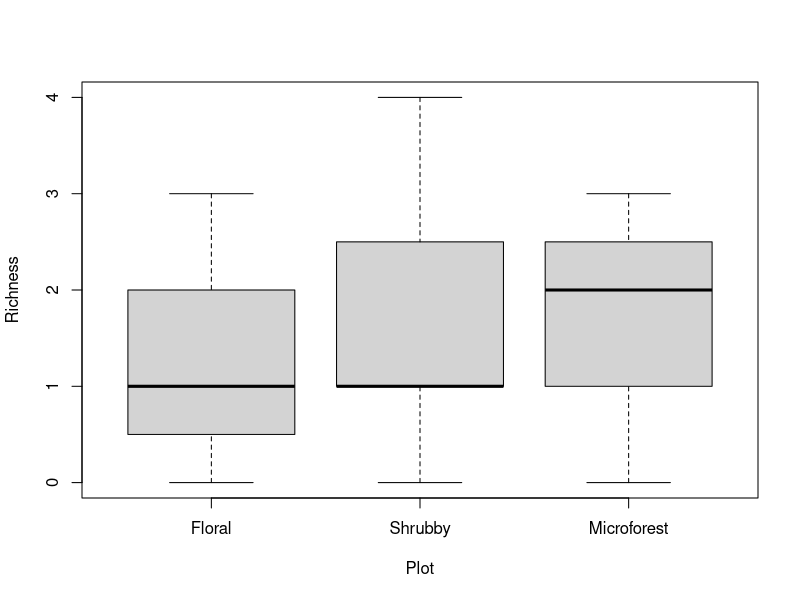
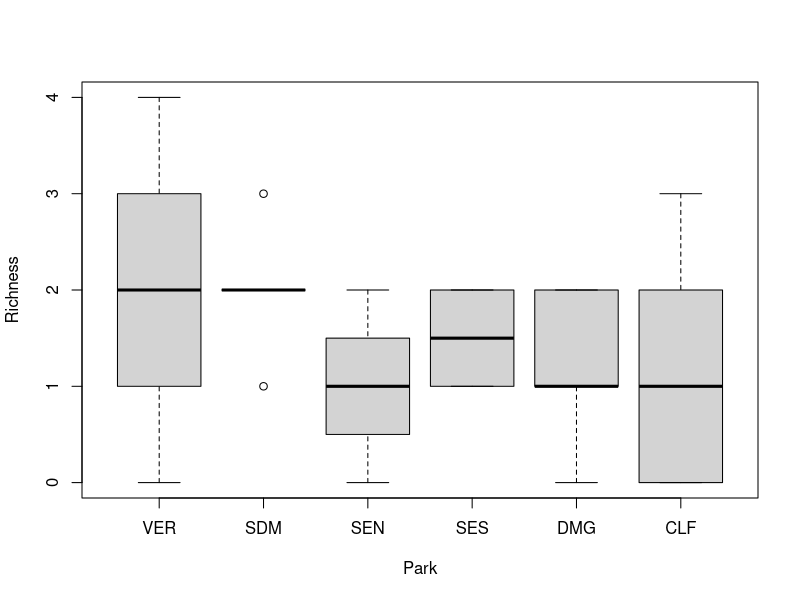
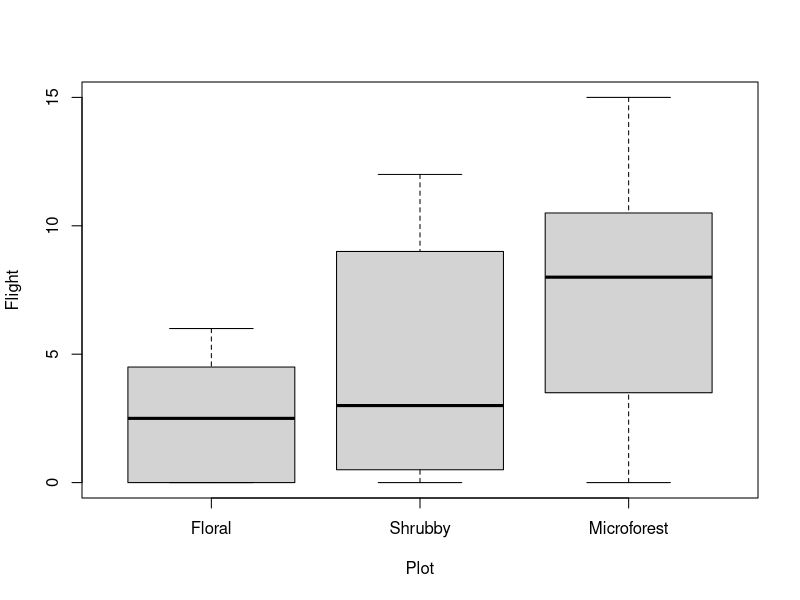
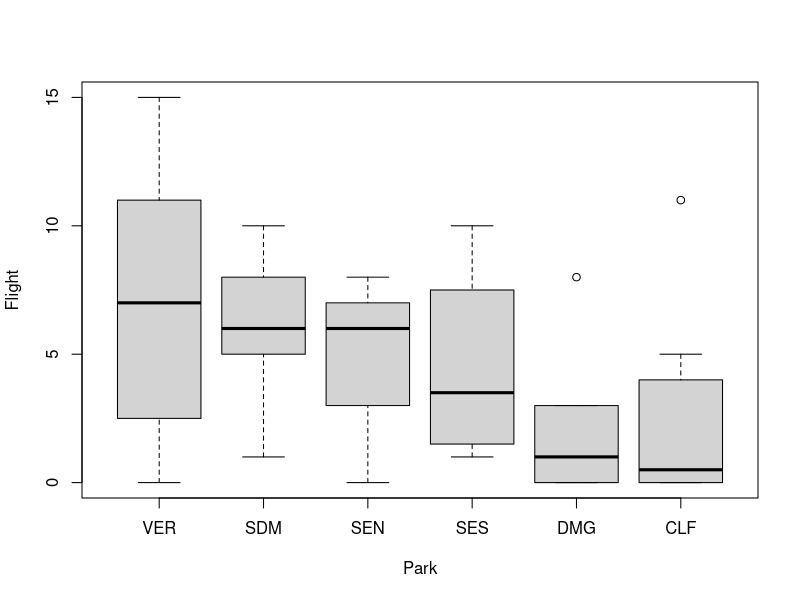
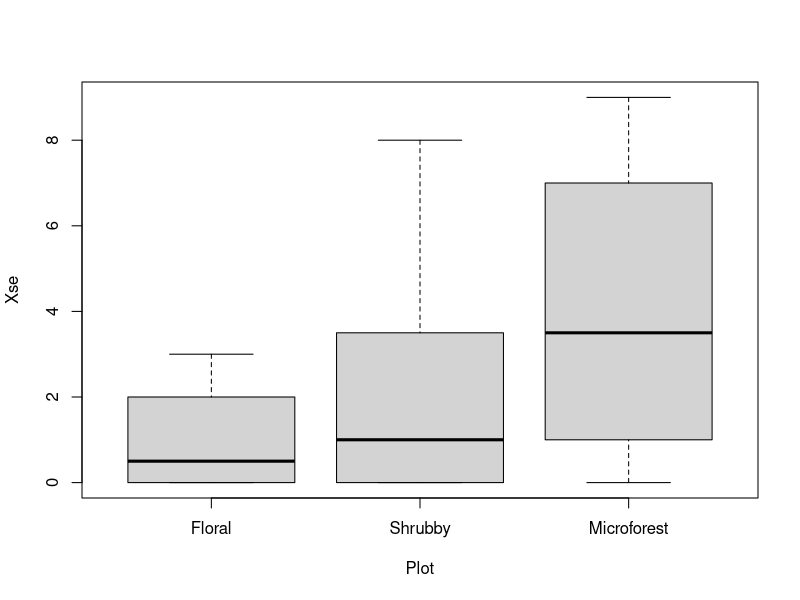
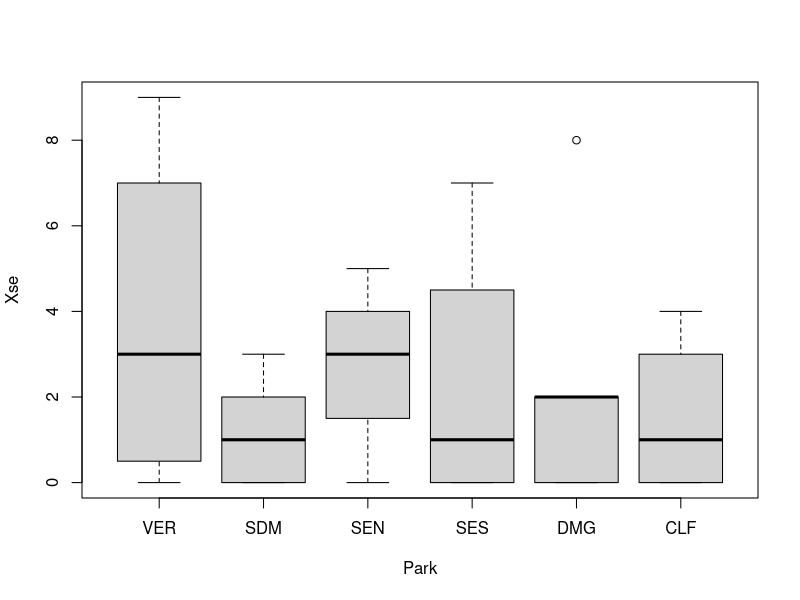
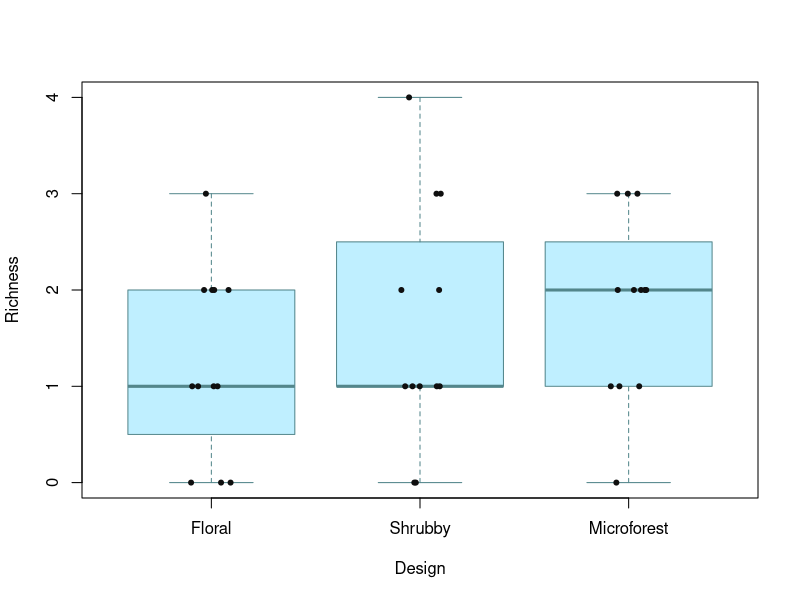

Recreate these plots in R, in order. (Note: this script raises an error after producing the figures.)
library(readxl)

X490_Richness <- read_excel("input/490_Richness.xlsx")

View(X490_Richness)

#set up our data frame(not necessary)
Richness <- X490_Richness$`Pooled Richness`

Park<- X490_Richness$`Park`

Plot <- X490_Richness$`Plot Type`

data <- data.frame(Plot, Richness, Park)

data

#Reorder groups
data$Park <- factor(data$Park, levels = c("VER", "SDM", "SEN", "SES", "DMG", "CLF"))
data$Plot <- factor(data$Plot, levels = c("Floral", "Shrubby", "Microforest"))

#this model includes both 
modl <- aov(Richness ~ Plot + Park, data = data)

summary(modl)

modl
# We have our p-value for richness

#Shapiro-Wilk normality test
shapiro.test(modl$residuals)

#Levene's test of homoscedacity
library(car)

leveneTest(Richness ~ Plot, data=data)
leveneTest(Richness ~ Park, data=data)

#Outliers
boxplot(Richness ~ Plot, data = data)
boxplot(Richness ~ Park, data = data)

# Now on to activity

activity <- read_excel("input/490_Activity.xlsx")
activity

#Reorganize our data into easier names to follow
Park <- activity$Park

Park

Plot <- activity$`Plot Type`

Plot

Flight <- activity$Flight

Flight

Xse <- activity$`Plot Use`

Xse

#Now to create a data frame
bhav <- data.frame(Park, Plot, Flight, Xse)
bhav

#Reorder groups
bhav$Park <- factor(bhav$Park, levels = c("VER", "SDM", "SEN", "SES", "DMG", "CLF"))

bhav$Plot <- factor(bhav$Plot, levels = c("Floral", "Shrubby", "Microforest"))

#Testing the activity of flight within parks and plots
wings <- aov(Flight ~ Plot + Park, data = bhav)

summary(wings)

#If residuals needed run this line
wings

#Shapiro-Wilk normality test
shapiro.test(wings$residuals)

#Levene's test of homoscedacity
library(car)

leveneTest(Flight ~ Plot, data=data)
leveneTest(Flight ~ Park, data=data)

#Outliers
boxplot(Flight ~ Plot, data = data)
boxplot(Flight ~ Park, data = data)

#Testing the activity of plot usage within the parks and plots
Plant <- aov(Xse ~ Plot + Park, data= bhav)

summary(Plant)

#If residuals needed run this line
Plant

#Shapiro-Wilk normality test
shapiro.test(Plant$residuals)
#FailedTest

#Kruskal-wallis test since shapiro failed
kruskal.test(Xse ~ Plot, data = data)
kruskal.test(Xse ~ Park, data = data)


#Levene's test of homoscedacity
library(car)

leveneTest(Xse ~ Plot, data=data)
leveneTest(Xse ~ Park, data=data)

#Outliers
boxplot(Xse ~ Plot, data = data)
boxplot(Xse ~ Park, data = data)


#Boxplots on stuff

# Plot vs Richness
richxplot <- 
  boxplot (Richness~Plot,
           data = data,
           main = "",
           xlab = "Design",
           ylab = "Richness",
           col =  "lightblue1",
           border = "cadetblue4") +
  stripchart(Richness~Plot,
             vertical = TRUE,
             data = bhav,
             method = "jitter",
             add = TRUE,
             pch = 20,
             col = "grey6")
richxplot

# Park vs Richness
richxpark <- 
  boxplot (Richness~Park,
           data = data,
           main = "",
           xlab = "Park",
           ylab = "Richness",
           col =  "lightblue1",
           border = "cadetblue4") +
  stripchart(Richness~Park,
             vertical = TRUE,
             data = bhav,
             method = "jitter",
             add = TRUE,
             pch = 20,
             col = "grey6")
richxpark

#Plot vs Flight
flightxplot <- 
         boxplot (Flight~Plot,
         data = bhav,
         main = "",
         xlab = "Design",
         ylab = "Instances of Flight",
         col =  "lightblue1",
         border = "cadetblue4") +
  stripchart(Flight~Plot,
             vertical = TRUE,
             data = bhav,
             method = "jitter",
             add = TRUE,
             pch = 20,
             col = "grey6")
flightxplot

#ParkvsFlight
flightxpark <- 
  boxplot (Flight~Park,
           data = bhav,
           main = "",
           xlab = "Park",
           ylab = "Instances of Flight",
           col =  "lightblue1",
           border = "cadetblue4") +
  stripchart(Flight~Park,
             vertical = TRUE,
             data = bhav,
             method = "jitter",
             add = TRUE,
             pch = 20,
             col = "grey6")
flightxplot

#Use = Xse
#ParkvsUse
parkxusage <- 
  boxplot (Xse~Park,
           data = bhav,
           main = "",
           xlab = "Park",
           ylab = "Instances of Plot Use",
           col =  "lightblue1",
           border = "cadetblue4") +
  stripchart(Xse~Park,
             vertical = TRUE,
             data = bhav,
             method = "jitter",
             add = TRUE,
             pch = 20,
             col = "grey6")
parkxusage

#PlotvsXse
plotxusage <- 
  boxplot (Xse~Plot,
           data = bhav,
           main = "",
           xlab = "Design",
           ylab = "Instances of Plot Use",
           col =  "lightblue1",
           border = "cadetblue4") +
  stripchart(Xse~Plot,
             vertical = TRUE,
             data = bhav,
             method = "jitter",
             add = TRUE,
             pch = 20,
             col = "grey6")
plotxusage

